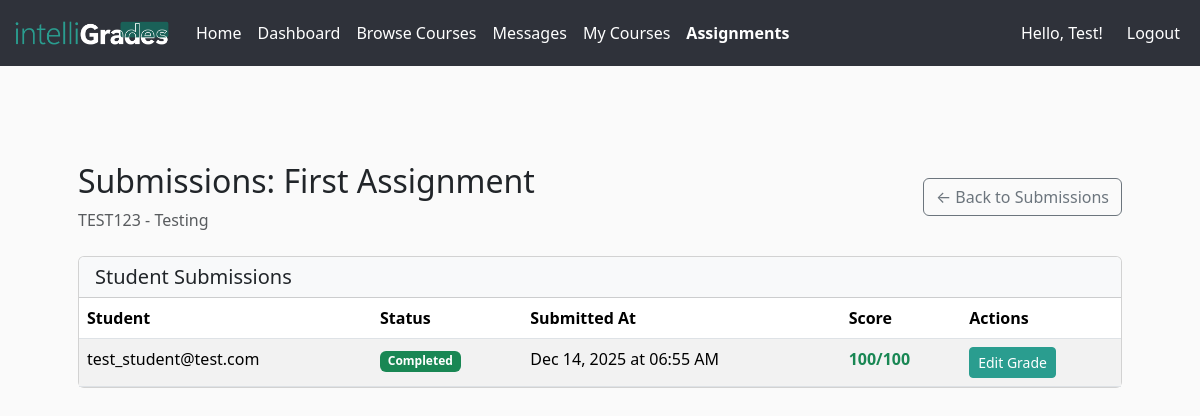
The page /assignments/1/submissions (signed in) on the database as committed earlier.
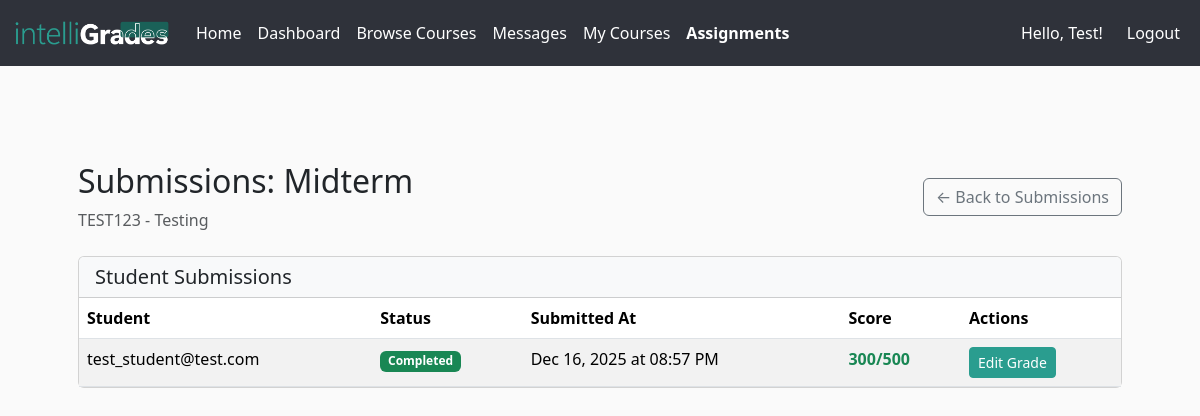
The same page on the database as committed later.
### app/models.py (models this page shows, shortened)
class Assignment(db.Model):
    __tablename__ = "assignments"
    id = db.Column(db.Integer, primary_key=True)
    course_id = db.Column(db.Integer, db.ForeignKey('courses.id'), nullable=False)
    title = db.Column(db.String(200), nullable=False)
    description = db.Column(db.Text, nullable=False)
    due_date = db.Column(db.DateTime, default=datetime.utcnow)
    created_at = db.Column(db.DateTime, default=datetime.utcnow)
    max_points = db.Column(db.Integer, default=100)
    course = db.relationship('Course', back_populates='assignments')
    student_assignments = db.relationship(
        'StudentAssignment',
        back_populates='assignment',
        lazy='dynamic',
        cascade='all,delete-orphan'
    )

class StudentAssignment(db.Model):
    __tablename__ = "student_assignments"
    STATUS_NOT_STARTED = "Not Started"
    STATUS_IN_PROGRESS = "In Progress"
    STATUS_COMPLETED = "Completed"
    id = db.Column(db.Integer, primary_key=True)
    user_id = db.Column(db.Integer, db.ForeignKey('users.id'), nullable=False)
    assignment_id = db.Column(db.Integer, db.ForeignKey('assignments.id'), nullable=False)
    status = db.Column(db.String(32), default=STATUS_NOT_STARTED, nullable=False)
    score = db.Column(db.Integer, nullable=True)  # Grade received (if graded)
    completed_at = db.Column(db.DateTime, nullable=True)
    updated_at = db.Column(db.DateTime, default=datetime.utcnow, onupdate=datetime.utcnow)
    user = db.relationship('User', backref='student_assignments')
    assignment = db.relationship('Assignment', back_populates='student_assignments')
    __table_args__ = (
        db.UniqueConstraint('user_id', 'assignment_id', name='unique_user_assignment'),
    )

class User(UserMixin, db.Model):
    __tablename__ = 'users'
    ROLE_STUDENT = "student"
    ROLE_PROFESSOR = "professor"
    ROLE_ADMIN = "admin"
    id = db.Column(db.Integer, primary_key=True)
    password_hash = db.Column(db.String(255), nullable=False)
    email = db.Column(db.String(100), unique=True, nullable=False)
    avatar_url = db.Column(db.String(400), nullable=True)
    role = db.Column(db.String(32), default=ROLE_STUDENT, nullable=False)
    created_at = db.Column(db.DateTime, default=datetime.utcnow, nullable=False)
    courses = db.relationship(
        "Course",
        secondary="enrollments",
        backref="students",
        lazy="dynamic",
    )
    @property
    def is_student(self):
        return self.role == self.ROLE_STUDENT
    @property
    def is_professor(self):
        return self.role == self.ROLE_PROFESSOR
    @property
    def is_admin(self):
        return self.role == self.ROLE_ADMIN

### app/assignments/routes.py (the view)
@assignments_bp.route('/<int:assignment_id>/submissions')
@login_required
@roles_required(User.ROLE_PROFESSOR, User.ROLE_ADMIN)
def assignment_submissions(assignment_id):
    assignment = Assignment.query.get_or_404(assignment_id)
    course = assignment.course
    if not (course.professor_id == current_user.id or current_user.is_admin):
        flash("You don't have access to view these submissions.", 'danger')
        return redirect(url_for('courses.course_dashboard', course_id=course.id))
    submissions = StudentAssignment.query.filter_by(
        assignment_id=assignment_id
    ).all()
    return render_template(
        'assignments/assignment_submissions.html',
        assignment=assignment,
        course=course,
        submissions=submissions
    )

### app/__init__.py (called while the page is built)
@create_app.context_processor
def inject_notifications():
    if current_user.is_authenticated:
        return {
            "notifications": [
                {"message": "You haven’t checked Week 3 notes."},
                {"message": "New message in CMPE 102 discussion board."}
            ]
        }
    return {"notifications": []}

@login_manager.user_loader
def load_user(user_id):
    return User.query.get(int(user_id))

### app/assignments/templates/assignments/assignment_submissions.html
{% extends "base.html" %} {% block body %}
<div class="container mt-5">
  <div class="d-flex justify-content-between align-items-center mb-4">
    <div>
      <h2>Submissions: {{ assignment.title }}</h2>
      <p class="text-muted mb-0">{{ course.code }} - {{ course.title }}</p>
    </div>
    <a
      href="{{ url_for('courses.course_dashboard', course_id=course.id, tab='submissions') }}"
      class="btn btn-outline-secondary"
    >
      ← Back to Submissions
    </a>
  </div>
  <div class="card">
    <div class="card-header bg-light">
      <h5 class="mb-0">Student Submissions</h5>
    </div>
    <div class="card-body p-0">
      {% if submissions %}
      <table class="table table-striped mb-0">
        <thead>
          <tr>
            <th>Student</th>
            <th>Status</th>
            <th>Submitted At</th>
            <th>Score</th>
            <th>Actions</th>
          </tr>
        </thead>
        <tbody>
          {% for submission in submissions %}
          <tr>
            <td>{{ submission.user.email }}</td>
            <td>
              {% if submission.status == 'Completed' %}
              <span class="badge bg-success">Completed</span>
              {% elif submission.status == 'In Progress' %}
              <span class="badge bg-warning text-dark">In Progress</span>
              {% else %}
              <span class="badge bg-secondary">Not Started</span>
              {% endif %}
            </td>
            <td>
              {% if submission.completed_at %} {{
              submission.completed_at.strftime('%b %d, %Y at %I:%M %p') }} {%
              else %} - {% endif %}
            </td>
            <td>
              {% if submission.score is not none %}
              <span class="fw-bold text-success"
                >{{ submission.score }}/{{ assignment.max_points }}</span
              >
              {% else %}
              <span class="text-muted">Not graded</span>
              {% endif %}
            </td>
            <td>
              {% if submission.status == 'Completed' %}
              <a
                href="{{ url_for('assignments.grade_submission', assignment_id=assignment.id, student_id=submission.user_id) }}"
                class="btn btn-sm btn-primary"
              >
                {% if submission.score is not none %}Edit Grade{% else %}Grade{%
                endif %}
              </a>
              {% else %}
              <span class="text-muted">Not submitted</span>
              {% endif %}
            </td>
          </tr>
          {% endfor %}
        </tbody>
      </table>
      {% else %}
      <div class="p-4 text-center text-muted">
        <p class="mb-0">No submissions for this assignment yet.</p>
      </div>
      {% endif %}
    </div>
  </div>
</div>
{% endblock %}

Rows that differ between the two databases and show on the page:
changed Assignment: title "First Assignment" → "Midterm"; max_points "100" → "500"
changed StudentAssignment "test_student@test.com": completed_at "Dec 14, 2025 at 06:55 AM" → "Dec 16, 2025 at 08:57 PM"; score "100" → "300"
